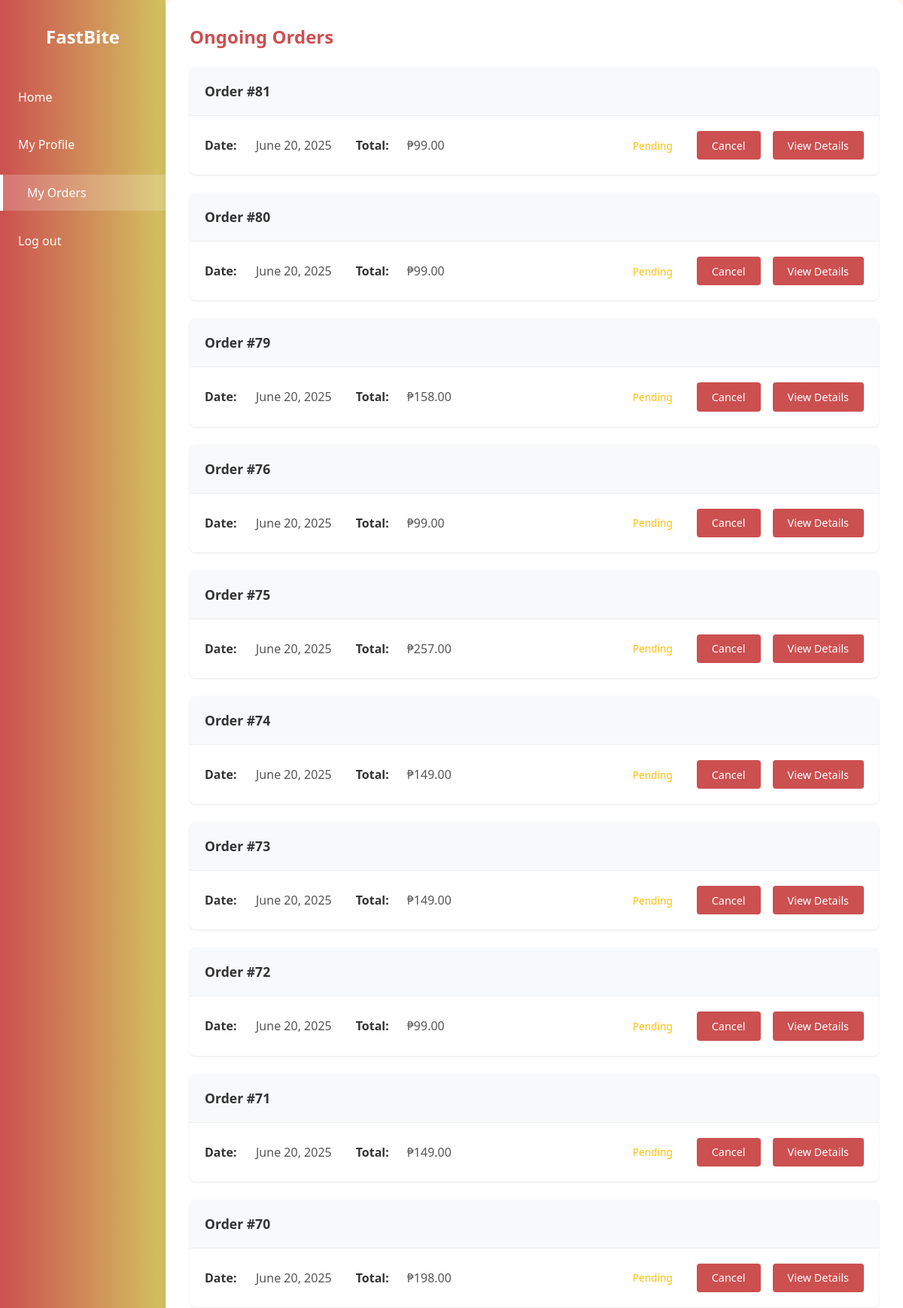
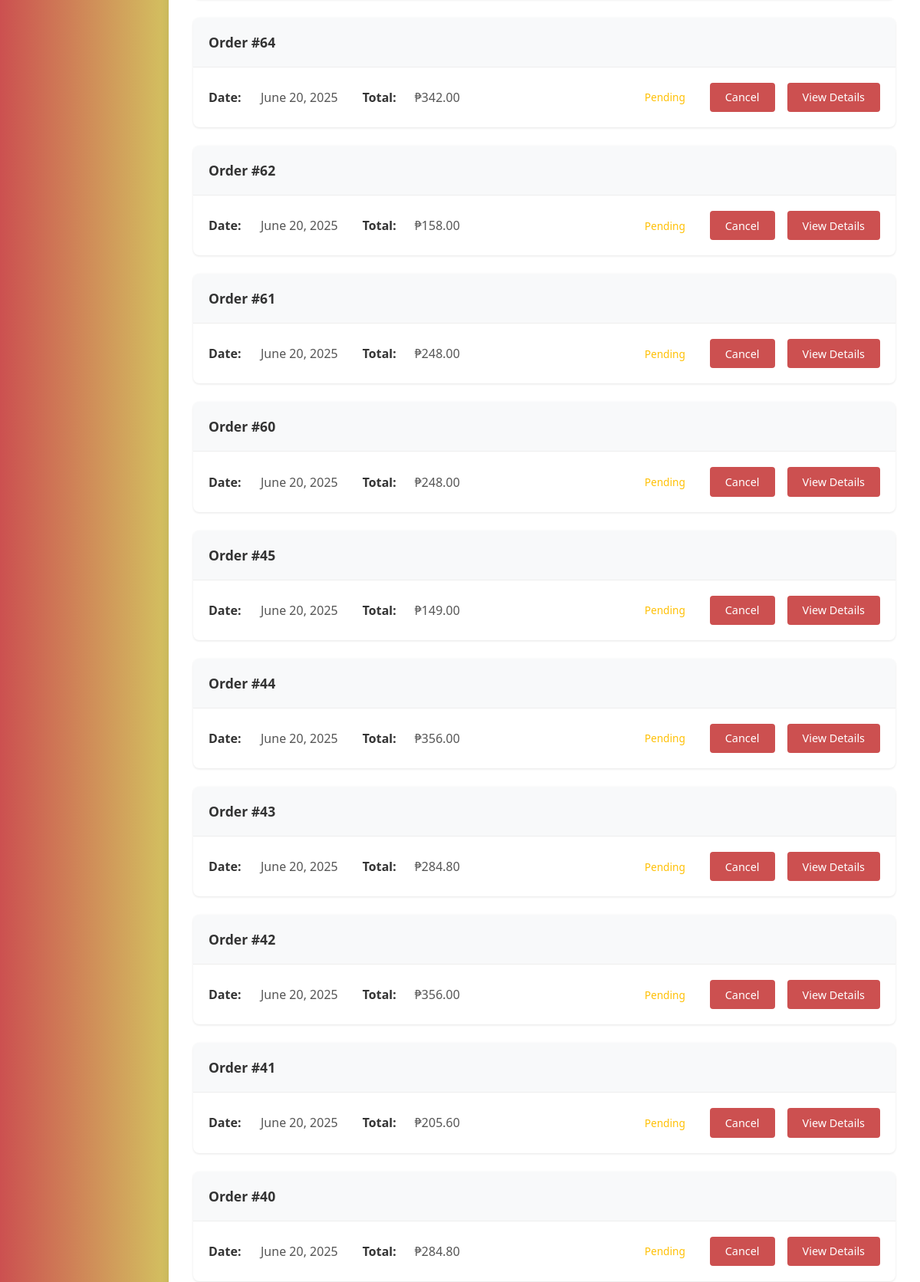
/customer-orders.php (signed in, upper part), run on the app's committed database (2 pictures, top to bottom).
### tables this page shows
CREATE TABLE `order` (
  `order_id` int(11) NOT NULL,
  `customer_id` int(11) NOT NULL,
  `employee_id` int(11) DEFAULT NULL,
  `order_date` datetime NOT NULL DEFAULT current_timestamp(),
  `order_status` varchar(50) NOT NULL DEFAULT 'Pending',
  `total_amount` decimal(10,2) NOT NULL
);

### customer-orders.php (the view, shortened to what this page needs)
<?php
include('includes/config.php');
try {
    $sql = "SELECT o.order_id, o.order_date, o.total_amount, o.order_status as status,
                   c.first_name, c.last_name, c.email, c.phone_number,
                   c.street, c.city, c.postal_code,
                   p.payment_status, p.payment_method, p.discount
            FROM `order` o
            JOIN customer c ON o.customer_id = c.customer_id
            LEFT JOIN payment p ON o.order_id = p.order_id
            WHERE o.customer_id = ?
            ORDER BY o.order_id DESC";
    $stmt = $dbh->prepare($sql);
    $stmt->execute([$_SESSION['user_id']]);
    $orders = $stmt->fetchAll(PDO::FETCH_ASSOC);
    $ongoing_orders = array_filter($orders, function($order) {
        return in_array(strtolower($order['status']), ['pending', 'preparing', 'ready', 'out_for_delivery']);
    });
} catch (PDOException $e) {
    $error = "Error loading orders: " . $e->getMessage();
}
?>
<!DOCTYPE html>
<html lang="en">
<head>
</head>
<body>
    <nav class="sidebar">
        <h2>FastBite</h2>
        <ul>
            <li><a href="customer-dashboard.php">Home</a></li>
            <li><a href="profile.php">My Profile</a></li>
            <li><a href="customer-orders.php" class="active">My Orders</a></li>
            <li><a href="logout.php">Log out</a></li>
        </ul>
    </nav>
    <div class="main-content">
        <div class="orders-container">
            <?php if (!empty($ongoing_orders)): ?>
            <div class="orders-section">
                <h2>Ongoing Orders</h2>
                <div class="orders-list">
                    <?php foreach ($ongoing_orders as $order): ?>
                    <div class="order-item">
                        <div class="order-item-header">
                            <h3>Order #<?= htmlspecialchars($order['order_id']) ?></h3>
                        </div>
                        <div class="order-item-body">
                            <div class="order-meta">
                                <p><strong>Date:</strong> <?= date('F j, Y', strtotime($order['order_date'])) ?></p>
                                <p><strong>Total:</strong> ₱<?= number_format($order['total_amount'], 2) ?></p>
                            </div>
                            <div class="order-actions">
                                <span class="order-status status-<?= strtolower(str_replace(' ', '_', $order['status'])) ?>">
                                    <?= htmlspecialchars(ucwords(str_replace('_', ' ', $order['status']))) ?>
                                </span>
                                <?php if (strtolower($order['status']) === 'pending'): ?>
                                <form method="POST" style="display:inline;">
                                    <button class="view-receipt-btn" type="submit" onclick="return confirm('Cancel this order?')">Cancel</button>
                                </form>
                                <?php endif; ?>
                                <?php if (strtolower($order['status']) !== 'cancelled'): ?>
                                <button class="view-receipt-btn" onclick="toggleDetails('<?= $order['order_id'] ?>')">View Details</button>
                                <?php endif; ?>
                            </div>
                        </div>
                    </div>
                    <?php endforeach; ?>
                </div>
            </div>
            <?php endif; ?>
        </div>
    </div>
</body>
</html>

### customer-orders.php (style rules this page uses)
:root { --sidebar-width: 220px; --primary: #cc5050; --secondary: #d3c260; --bg-light: #fff8f0; --text-dark: #333; }
* { box-sizing: border-box; margin: 0; padding: 0; font-family: "Segoe UI", sans-serif; }
body { display: flex; background-color: var(--bg-light); min-height: 100vh; }
.sidebar { width: var(--sidebar-width); background: linear-gradient(to right, var(--primary), var(--secondary)); color: white; padding-top: 2rem; position: fixed; top: 0; bottom: 0; left: 0; }
.sidebar h2 { text-align: center; margin-bottom: 2rem; font-size: 1.5rem; }
.sidebar ul { list-style: none; padding: 0; }
.sidebar ul li { margin: 0; padding: 0.5rem 0; }
.sidebar ul li a { color: white; text-decoration: none; padding: 0.8rem 1.5rem; display: block; transition: all 0.3s ease; }
.sidebar ul li a:hover, .sidebar ul li a.active { background: rgba(255, 255, 255, 0.2); padding-left: 2rem; }
.sidebar ul li a:hover, .sidebar ul li a.active { background: rgba(255,255,255,0.2); border-left: 4px solid white; }
.main-content { margin-left: var(--sidebar-width); padding: 2rem; flex: 1; min-height: 100vh; background-color: var(--bg-light); position: relative; }
.main-content { background: white; border-radius: 12px; box-shadow: 0 4px 12px rgba(0,0,0,0.1); min-height: 100vh; width: calc(100vw - var(--sidebar-width)); box-sizing: border-box; }
.orders-section { margin-bottom: 2rem; }
.orders-section h2 { color: var(--primary); margin-bottom: 1.5rem; }
.orders-list { display: flex; flex-direction: column; gap: 1.5rem; width: 100%; }
.order-item { background: white; border-radius: 8px; box-shadow: 0 1px 3px rgba(0,0,0,0.1); overflow: hidden; width: 100%; }
.order-item-header { display: flex; justify-content: space-between; align-items: center; padding: 1.25rem; background: #f8f9fa; border-bottom: 1px solid #eee; }
.order-item-header h3 { color: var(--text-dark); margin: 0; font-size: 1.1rem; }
.order-item-body { padding: 1.25rem; display: flex; justify-content: space-between; align-items: center; }
.order-meta { display: flex; gap: 2rem; }
.order-actions { display: flex; align-items: center; gap: 1rem; }
.order-status { padding: 0.4rem 0.8rem; border-radius: 20px; font-size: 0.85rem; font-weight: 500; text-transform: capitalize; margin: 0; }
.order-meta p { margin: 0.3rem 0; color: #555; display: flex; align-items: center; gap: 0.5rem; }
.order-meta strong { color: var(--text-dark); min-width: 60px; display: inline-block; }
.order-status { padding: 0.5rem 1rem; border-radius: 20px; font-size: 0.85rem; font-weight: 500; text-transform: capitalize; }
.status-pending { color: #ffc107; }
.view-receipt-btn { background-color: var(--primary); color: white; padding: 0.6rem 1.25rem; border: none; border-radius: 4px; cursor: pointer; font-size: 0.9rem; font-weight: 500; transition: all 0.2s ease; white-space: nowrap; }

### data on the page
order: order_id "81", order_date "June 20, 2025", total_amount "99.00", order_status "Pending"
order: order_id "80", order_date "June 20, 2025", total_amount "99.00", order_status "Pending"
order: order_id "79", order_date "June 20, 2025", total_amount "158.00", order_status "Pending"
order: order_id "76", order_date "June 20, 2025", total_amount "99.00", order_status "Pending"
order: order_id "75", order_date "June 20, 2025", total_amount "257.00", order_status "Pending"
order: order_id "74", order_date "June 20, 2025", total_amount "149.00", order_status "Pending"
order: order_id "73", order_date "June 20, 2025", total_amount "149.00", order_status "Pending"
order: order_id "72", order_date "June 20, 2025", total_amount "99.00", order_status "Pending"
order: order_id "71", order_date "June 20, 2025", total_amount "149.00", order_status "Pending"
order: order_id "70", order_date "June 20, 2025", total_amount "198.00", order_status "Pending"
order: order_id "64", order_date "June 20, 2025", total_amount "342.00", order_status "Pending"
order: order_id "62", order_date "June 20, 2025", total_amount "158.00", order_status "Pending"
order: order_id "61", order_date "June 20, 2025", total_amount "248.00", order_status "Pending"
order: order_id "60", order_date "June 20, 2025", total_amount "248.00", order_status "Pending"
order: order_id "45", order_date "June 20, 2025", total_amount "149.00", order_status "Pending"
order: order_id "44", order_date "June 20, 2025", total_amount "356.00", order_status "Pending"
order: order_id "43", order_date "June 20, 2025", total_amount "284.80", order_status "Pending"
order: order_id "42", order_date "June 20, 2025", total_amount "356.00", order_status "Pending"
order: order_id "41", order_date "June 20, 2025", total_amount "205.60", order_status "Pending"
order: order_id "40", order_date "June 20, 2025", total_amount "284.80", order_status "Pending"
